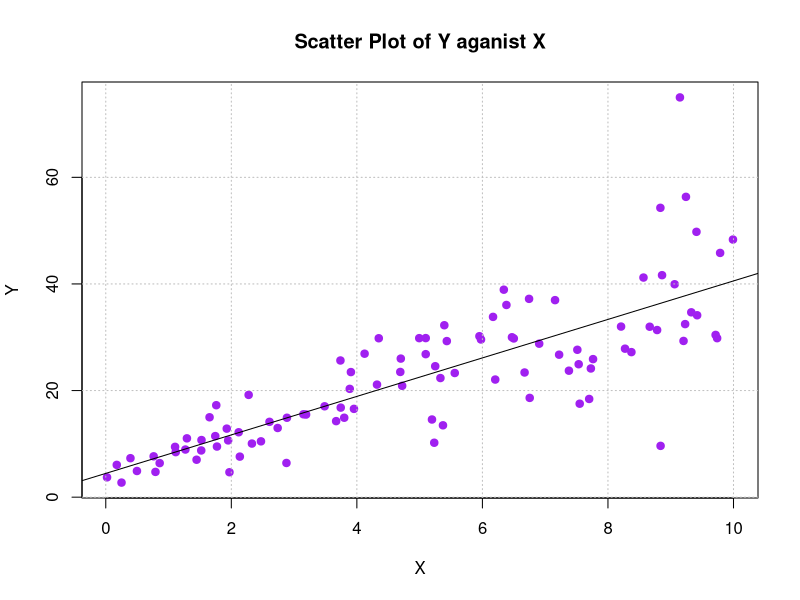
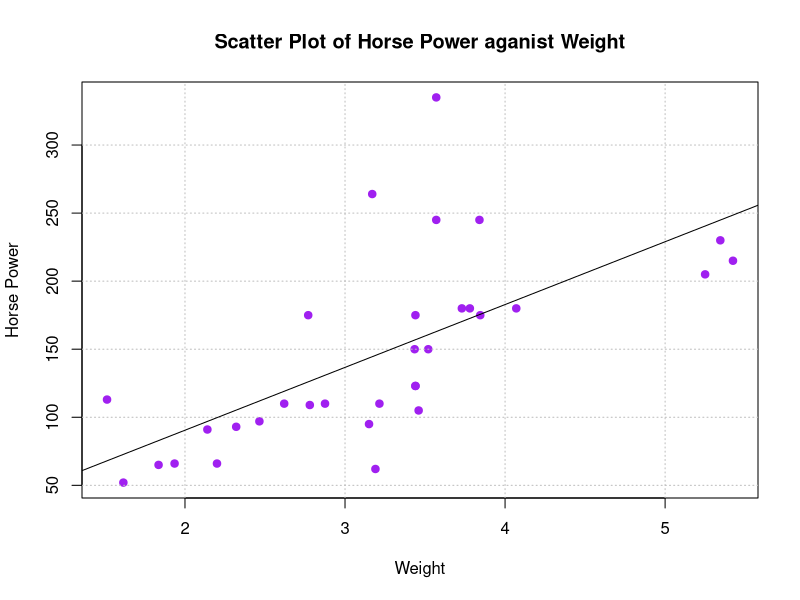
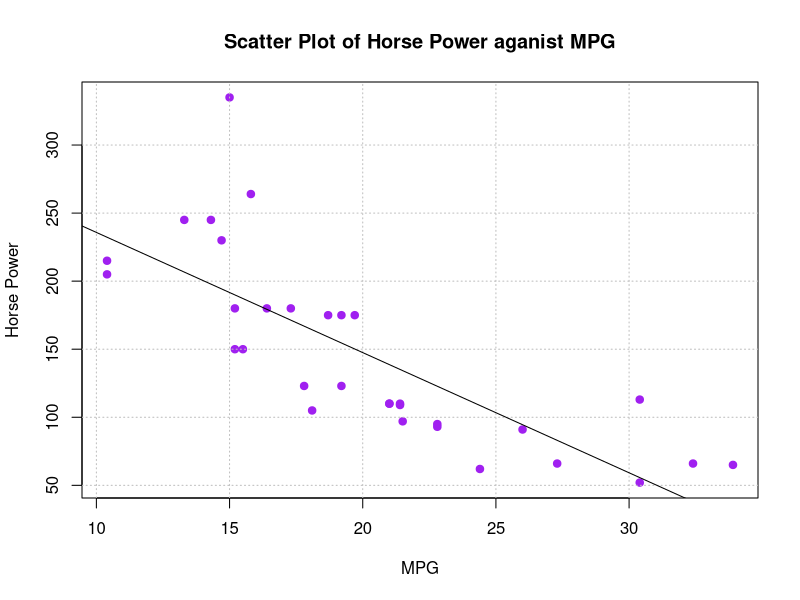
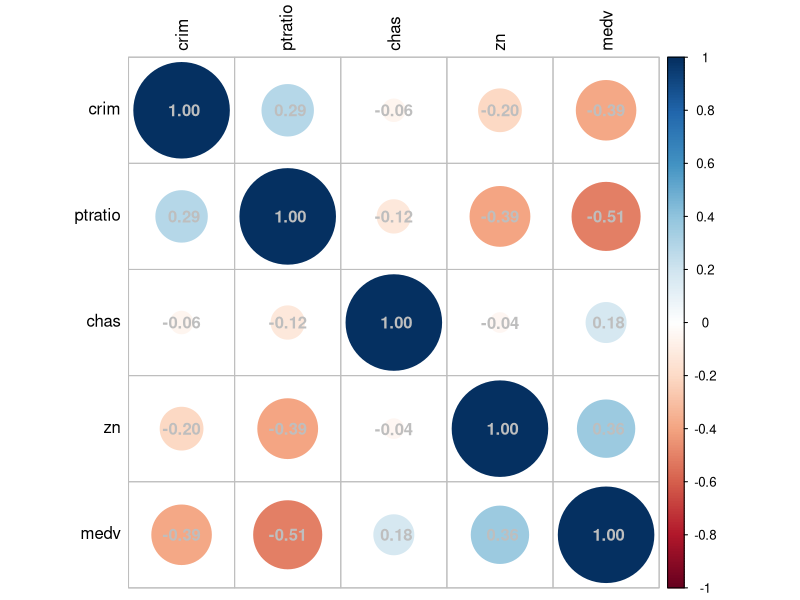

Source code (R) for these figures, in order:
## ---- chunk 1
knitr::opts_chunk$set(echo = TRUE, comment = NULL)
## ---- chunk 2
library(dplyr, warn.conflicts = FALSE)
## ---- chunk 3
set.seed(2017)
X=runif(100)*10
Y=X*4+3.45
Y=rnorm(100)*0.29*Y+Y
## ---- chunk 4
plot(Y ~ X,  xlab = 'X', ylab = 'Y', col = 'purple', main = 'Scatter Plot of Y aganist X',
     pch = 19, bg = 'lightgray')
grid(col = 'gray')
lm_model <- lm(Y ~ X)
abline(lm_model, col = "black")
## ---- chunk 5
Linear_Model <- lm(Y~X)
summary(Linear_Model)
## ---- chunk 6
Correlation <- cor(X, Y)
R_squared <- round(Correlation^2, 4)
cat("The correlation coefficient between Y and X is", round(Correlation, 4), "\n")
cat("The Coefficient of Determination (R-squared) is", R_squared, "\n")
## ---- chunk 7
head(mtcars)
dim(mtcars)
str(mtcars)
summary(mtcars)
## ---- chunk 8
plot(mtcars$hp ~ mtcars$wt,  xlab = 'Weight', ylab = 'Horse Power', col = 'purple', 
     main = 'Scatter Plot of Horse Power aganist Weight', pch = 19, bg = 'lightgray')
grid(col = 'gray')
lm_model_1 <-lm(mtcars$hp~mtcars$wt)
abline(lm_model_1, col = "black")
summary(lm_model_1)
## ---- chunk 9
plot(mtcars$hp ~ mtcars$mpg,xlab = 'MPG', ylab = 'Horse Power', col = 'purple', 
     main = 'Scatter Plot of Horse Power aganist MPG', pch = 19, bg = 'lightgray')
grid(col = 'gray')
lm_model_2 <-lm(mtcars$hp~mtcars$mpg)
abline(lm_model_2, col = "black")
summary(lm_model_2)
## ---- chunk 10
lm_model_3<-lm(hp~cyl+mpg, mtcars)
summary(lm_model_3)
Estimated_HP<-predict(lm_model_3,data.frame(cyl=4,mpg=22))
Estimated_HP
## ---- chunk 11
library(mlbench)
data(BostonHousing)
dim(BostonHousing)
str(BostonHousing)
summary(BostonHousing)
## ---- chunk 12
library(corrplot)
BostonHousing$chas <- as.numeric(BostonHousing$chas)
selected_cols <- c( "crim", "zn", "ptratio", "chas", "medv")
Boston_Housing <- BostonHousing[, selected_cols]
corr_matrix <- cor(Boston_Housing)
corrplot(corr_matrix, type = "full", 
         order = "hclust", addCoef.col = "grey", tl.col = "black")
lm_model_4 <- lm(medv~crim+zn+ptratio+chas, BostonHousing)
summary(lm_model_4)
## ---- chunk 13
anova(lm_model_4)
